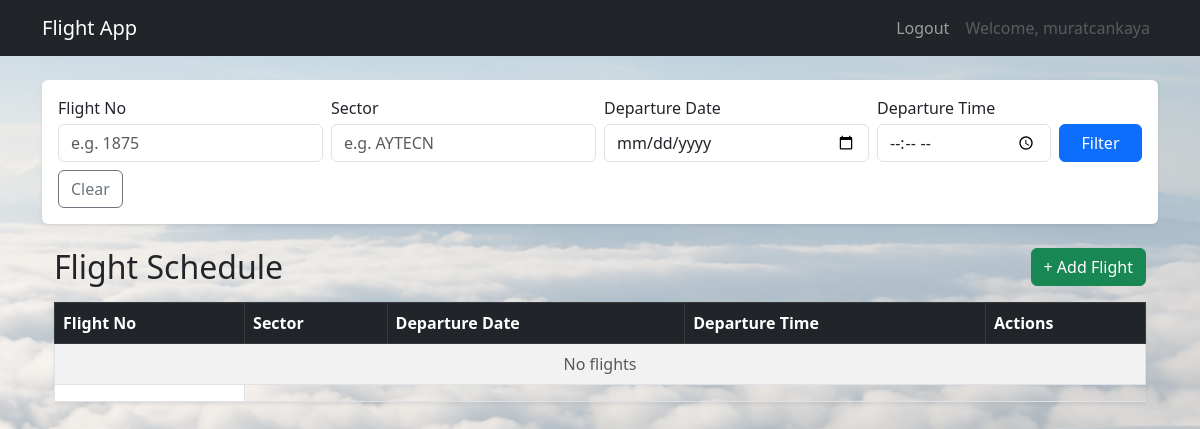
Page /account/main/ (signed in) on the earlier database version.
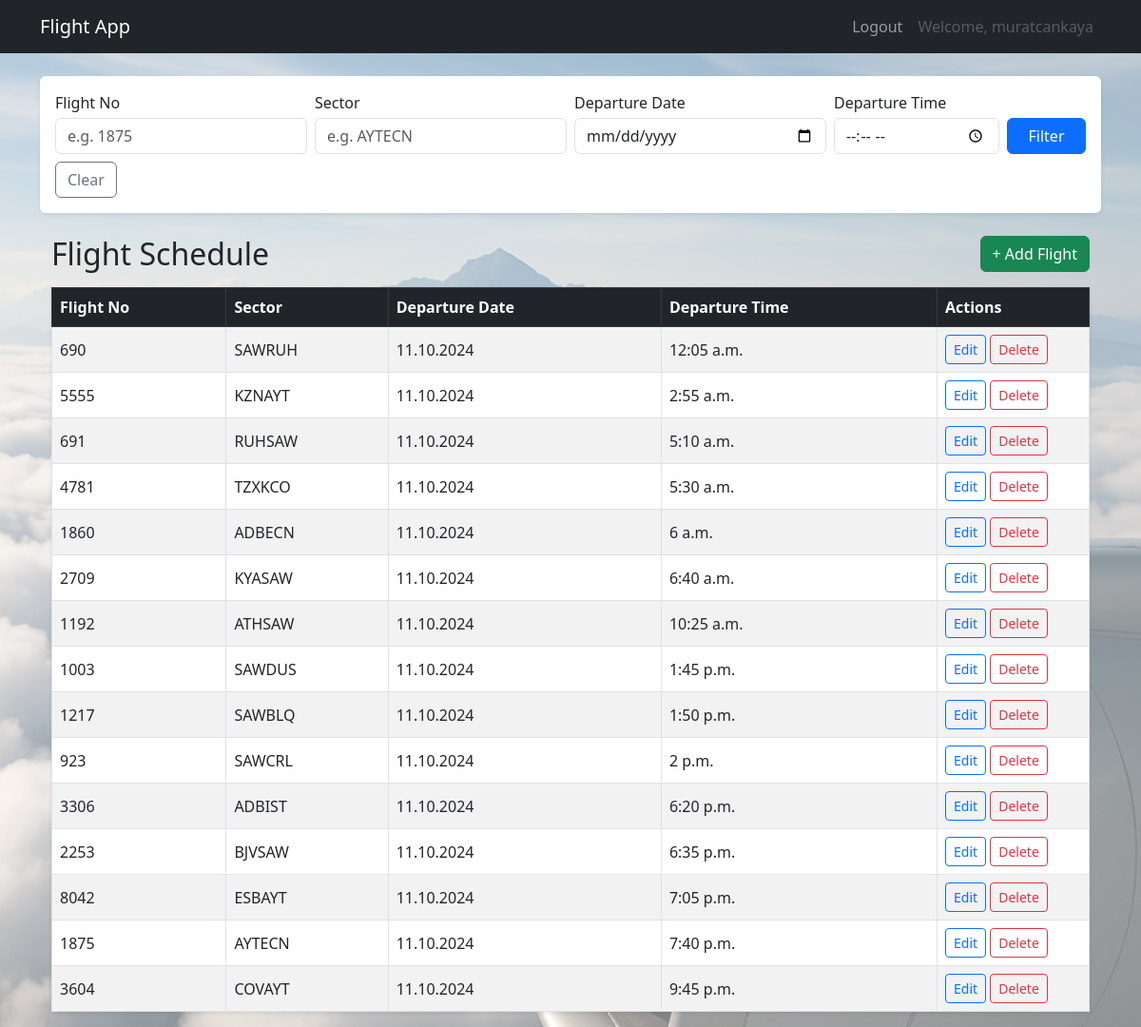
Same page on the later database version.
### uçuşlar/models.py (models this page shows, shortened)
class Flight(models.Model):
    flt_no = models.CharField(max_length=10)
    sector = models.CharField(max_length=10)
    sch_dep_dt = models.DateField(max_length=100)
    sch_dep_tm = models.TimeField(max_length=120)

### account/views.py (the view)
# urls.py: path('main/', views.main_page, name='main_page'),
@login_required
def main_page(request):
     flights = Flight.objects.all().order_by("sch_dep_dt", "sch_dep_tm")
     return render(request, "account/main_page.html", {"flights": flights})

### account/templates/account/main_page.html (shortened to what this page needs)
{% extends "base.html" %}
{% block content %}
<div class="bg-white p-3 shadow-sm rounded mb-3">
  <form method="get" action="{% url 'account:main_page' %}" class="row g-2 align-items-end">
    <div class="col-12 col-md-3">
      <label class="form-label mb-1">Flight No</label>
      <input type="text" name="flt_no" class="form-control" placeholder="e.g. 1875"
             value="{{ flt_no }}">
    </div>
    <div class="col-12 col-md-3">
      <label class="form-label mb-1">Sector</label>
      <input type="text" name="sector" class="form-control" placeholder="e.g. AYTECN"
             value="{{ sector }}">
    </div>
    <div class="col-6 col-md-3">
      <label class="form-label mb-1">Departure Date</label>
      <input type="date" name="sch_dep_dt" class="form-control"
             value="{{ sch_dep_dt }}">
    </div>
    <div class="col-6 col-md-2">
      <label class="form-label mb-1">Departure Time</label>
      <input type="time" name="sch_dep_tm" class="form-control"
             value="{{ sch_dep_tm }}">
    </div>
    <div class="col-12 col-md-1 d-grid">
      <button type="submit" class="btn btn-primary">Filter</button>
    </div>
    <div class="col-12 col-md-auto">
      <a href="{% url 'account:main_page' %}" class="btn btn-outline-secondary">Clear</a>
    </div>
  </form>
</div>
<div class="container mt-4">
  <div class="d-flex justify-content-between align-items-center mb-3">
    <h2 class="mb-0">Flight Schedule</h2>
    <a href="{% url 'uçuşlar:flight_add' %}" class="btn btn-success">+ Add Flight</a>
  </div>
  <table class="table table-striped table-bordered table-hover shadow-sm align-middle">
    <thead class="table-dark">
      <tr>
        <th>Flight No</th>
        <th>Sector</th>
        <th>Departure Date</th>
        <th>Departure Time</th>
        <th style="width:160px;">Actions</th>
      </tr>
    </thead>
    <tbody>
      {% for f in flights %}
      <tr>
        <td>{{ f.flt_no }}</td>
        <td>{{ f.sector }}</td>
        <td>{{ f.sch_dep_dt|date:"d.m.Y" }}</td>
        <td>{{ f.sch_dep_tm }}</td>
        <td>
          <a href="{% url 'uçuşlar:flight_edit' f.pk %}" class="btn btn-sm btn-outline-primary">Edit</a>
          <form method="post" action="{% url 'uçuşlar:flight_delete' f.pk %}" class="d-inline">
            <button type="submit" class="btn btn-sm btn-outline-danger"
                    onclick="return confirm('Delete flight {{ f.flt_no }}?');">
              Delete
            </button>
          </form>
        </td>
      </tr>
      {% empty %}
      <tr><td colspan="5" class="text-center text-muted">No flights</td></tr>
      <td>{{ f.sch_dep_tm|time:"H:i" }}</td>
      {% endfor %}
    </tbody>
  </table>
</div>
{% endblock %}

### templates/base.html (shortened to what this page needs)
{% load static %}
<!DOCTYPE html>
<html lang="tr">
<head>
  <link rel="stylesheet" href="{% static 'stil.css' %}" />
  <link href="https://cdn.jsdelivr.net/npm/bootstrap@5.3.0/dist/css/bootstrap.min.css" rel="stylesheet" />
</head>
<body>
  <nav class="navbar navbar-expand-lg navbar-dark bg-dark fixed-top">
    <div class="container">
      <a class="navbar-brand" href="#">Flight App</a>
      <div class="collapse navbar-collapse" id="topnav">
        <ul class="navbar-nav ms-auto">
          {% if user.is_authenticated %}
            <li class="nav-item">
              <a class="nav-link" href="{% url 'account:logout' %}">Logout</a>
            </li>
            <li class="nav-item">
              <span class="nav-link disabled">Welcome, {{ user.username }}</span>
            </li>
          {% endif %}
        </ul>
      </div>
    </div>
  </nav>
  <div class="container mt-4">
    {% block content %}{% endblock %}
  </div>
</body>
</html>

Differences in the rows shown:
added Flight: flt_no "690", sector "SAWRUH", sch_dep_dt "11.10.2024", sch_dep_tm "12:05 a.m."
added Flight: flt_no "5555", sector "KZNAYT", sch_dep_dt "11.10.2024", sch_dep_tm "2:55 a.m."
added Flight: flt_no "691", sector "RUHSAW", sch_dep_dt "11.10.2024", sch_dep_tm "5:10 a.m."
added Flight: flt_no "4781", sector "TZXKCO", sch_dep_dt "11.10.2024", sch_dep_tm "5:30 a.m."
added Flight: flt_no "1860", sector "ADBECN", sch_dep_dt "11.10.2024", sch_dep_tm "6 a.m."
added Flight: flt_no "2709", sector "KYASAW", sch_dep_dt "11.10.2024", sch_dep_tm "6:40 a.m."
added Flight: flt_no "1192", sector "ATHSAW", sch_dep_dt "11.10.2024", sch_dep_tm "10:25 a.m."
added Flight: flt_no "1003", sector "SAWDUS", sch_dep_dt "11.10.2024", sch_dep_tm "1:45 p.m."
added Flight: flt_no "1217", sector "SAWBLQ", sch_dep_dt "11.10.2024", sch_dep_tm "1:50 p.m."
added Flight: flt_no "923", sector "SAWCRL", sch_dep_dt "11.10.2024", sch_dep_tm "2 p.m."
added Flight: flt_no "3306", sector "ADBIST", sch_dep_dt "11.10.2024", sch_dep_tm "6:20 p.m."
added Flight: flt_no "2253", sector "BJVSAW", sch_dep_dt "11.10.2024", sch_dep_tm "6:35 p.m."
added Flight: flt_no "8042", sector "ESBAYT", sch_dep_dt "11.10.2024", sch_dep_tm "7:05 p.m."
added Flight: flt_no "1875", sector "AYTECN", sch_dep_dt "11.10.2024", sch_dep_tm "7:40 p.m."
added Flight: flt_no "3604", sector "COVAYT", sch_dep_dt "11.10.2024", sch_dep_tm "9:45 p.m."
Other differences:
text no longer shown: "No flights"
